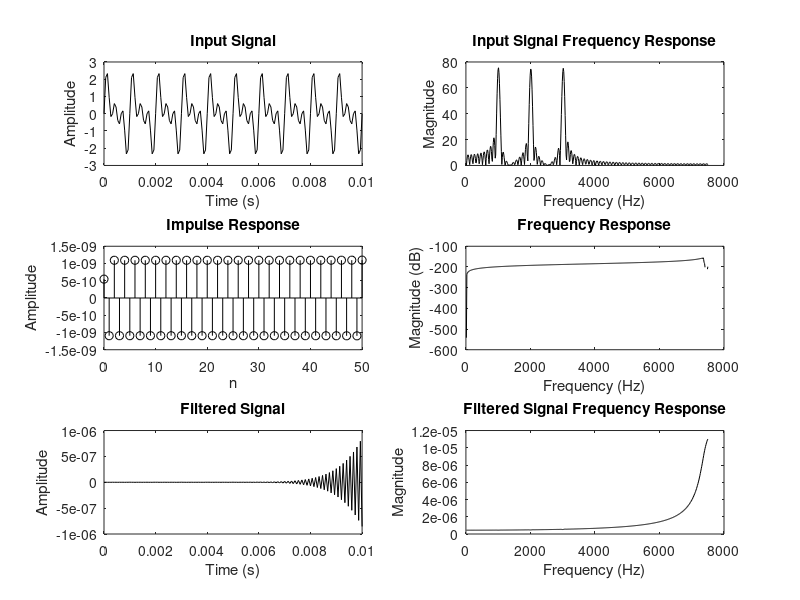

Write the MATLAB code that produced this figure. (Note: this script raises an error after producing the figure.)
clc; clear; close all;

F1 = 1000; F2 = 2000; F3 = 3000;
Fsamp = 15000;
t = 0:1/Fsamp:0.01;
x = sin(2*pi*F1*t) + sin(2*pi*F2*t) + sin(2*pi*F3*t);

fft_ord = 1024;
x_fft = fft(x, fft_ord);

Fp = 2500; Fs = 2200; ap = 2.8; as = 45;
wp=2*Fsamp*tan(pi*Fp/Fsamp);
ws=2*Fsamp*tan(pi*Fs/Fsamp);

[N, wn] = buttord(wp, ws, ap, as,"s");
[bs1,as1] = butter(N,wn,"high","s");
[bz1,az1] = bilinear(bs1,as1,Fsamp);

n_range = 0:50; 
h = impz(bz1,az1, length(n_range));

h_freq=freqz(bz1,az1,fft_ord/2);
y = filter(bz1,az1, x);
y_fft=fft(y,fft_ord);

fr = (1:fft_ord/2) * Fsamp / fft_ord;


figure;

[N2, wn2] = cheb2ord(wp, ws, ap, as,"s");
[bs2,as2] = cheby2(N2,as,wn2,"high","s");
[bz2,az2] = bilinear(bs2,as2,Fsamp);

h2 = impz(bz2,az2, length(n_range));

h_freq2=freqz(bz2,az2,fft_ord/2);
y2 = filter(bz2,az2, x);
y_fft2=fft(y2,fft_ord);  
subplot(3, 2, 1);
plot(t, x, 'k');
title('Input Signal');
ylabel('Amplitude');
xlabel('Time (s)');

subplot(3, 2, 2);
plot(fr, abs(x_fft(1:fft_ord/2)), 'k');
title('Input Signal Frequency Response');
ylabel('Magnitude');
xlabel('Frequency (Hz)');

subplot(3, 2, 3);
stem(n_range, h2, 'k'); 
title('Impulse Response');
ylabel('Amplitude');
xlabel('n');

subplot(3, 2, 4);
plot(fr, 20*log10(abs(h_freq2)), 'k'); 
title('Frequency Response');
ylabel('Magnitude (dB)');
xlabel('Frequency (Hz)');

subplot(3, 2, 5);
plot(t, y2, 'k');
title('Filtered Signal');
ylabel('Amplitude');
xlabel('Time (s)');

subplot(3, 2, 6);
plot(fr, abs(y_fft2(1:fft_ord/2)), 'k');
title('Filtered Signal Frequency Response');
ylabel('Magnitude');
xlabel('Frequency (Hz)');

sgtitle('CHEBYSHEV TYPE 2 HIGH PASS FILTER (BILINEAR METHOD)');
saveas(gcf, 'chebyshev2_highpass.png');
